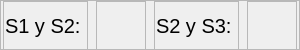
                      <widget class="QFrame" name="frame_25">
                       <property name="minimumSize">
                        <size>
                         <width>300</width>
                         <height>50</height>
                        </size>
                       </property>
                       <property name="maximumSize">
                        <size>
                         <width>300</width>
                         <height>50</height>
                        </size>
                       </property>
                       <property name="frameShape">
                        <enum>QFrame::StyledPanel</enum>
                       </property>
                       <property name="frameShadow">
                        <enum>QFrame::Raised</enum>
                       </property>
                       <layout class="QGridLayout" name="gridLayout_158">
                        <property name="leftMargin">
                         <number>0</number>
                        </property>
                        <property name="topMargin">
                         <number>0</number>
                        </property>
                        <property name="rightMargin">
                         <number>0</number>
                        </property>
                        <property name="bottomMargin">
                         <number>0</number>
                        </property>
                        <item row="0" column="0">
                         <widget class="QFrame" name="frame_27">
                          <property name="minimumSize">
                           <size>
                            <width>85</width>
                            <height>50</height>
                           </size>
                          </property>
                          <property name="maximumSize">
                           <size>
                            <width>85</width>
                            <height>50</height>
                           </size>
                          </property>
                          <property name="frameShape">
                           <enum>QFrame::StyledPanel</enum>
                          </property>
                          <property name="frameShadow">
                           <enum>QFrame::Raised</enum>
                          </property>
                          <layout class="QGridLayout" name="gridLayout_130">
                           <property name="leftMargin">
                            <number>0</number>
                           </property>
                           <property name="topMargin">
                            <number>0</number>
                           </property>
                           <property name="rightMargin">
                            <number>0</number>
                           </property>
                           <property name="bottomMargin">
                            <number>0</number>
                           </property>
                           <item row="0" column="0">
                            <widget class="QLabel" name="label_32">
                             <property name="minimumSize">
                              <size>
                               <width>80</width>
                               <height>30</height>
                              </size>
                             </property>
                             <property name="maximumSize">
                              <size>
                               <width>80</width>
                               <height>30</height>
                              </size>
                             </property>
                             <property name="styleSheet">
                              <string notr="true">QLabel{
qproperty-alignment: AlignRight;
font-size: 20px;
border: none;
}</string>
                             </property>
                             <property name="text">
                              <string>S1 y S2:</string>
                             </property>
                            </widget>
                           </item>
                          </layout>
                         </widget>
                        </item>
                        <item row="0" column="1">
                         <widget class="QFrame" name="frame_28">
                          <property name="minimumSize">
                           <size>
                            <width>50</width>
                            <height>50</height>
                           </size>
                          </property>
                          <property name="maximumSize">
                           <size>
                            <width>50</width>
                            <height>50</height>
                           </size>
                          </property>
                          <property name="frameShape">
                           <enum>QFrame::StyledPanel</enum>
                          </property>
                          <property name="frameShadow">
                           <enum>QFrame::Raised</enum>
                          </property>
                          <layout class="QHBoxLayout" name="horizontalLayout_6">
                           <property name="spacing">
                            <number>0</number>
                           </property>
                           <property name="leftMargin">
                            <number>0</number>
                           </property>
                           <property name="topMargin">
                            <number>0</number>
                           </property>
                           <property name="rightMargin">
                            <number>0</number>
                           </property>
                           <property name="bottomMargin">
                            <number>0</number>
                           </property>
                           <item>
                            <widget class="QLabel" name="O12_3">
                             <property name="minimumSize">
                              <size>
                               <width>40</width>
                               <height>40</height>
                              </size>
                             </property>
                             <property name="maximumSize">
                              <size>
                               <width>40</width>
                               <height>40</height>
                              </size>
                             </property>
                             <property name="styleSheet">
                              <string notr="true">QLabel{
border: none;
}</string>
                             </property>
                             <property name="text">
                              <string/>
                             </property>
                             <property name="pixmap">
                              <pixmap>../GUI Tesis/Empty.png</pixmap>
                             </property>
                             <property name="scaledContents">
                              <bool>true</bool>
                             </property>
                            </widget>
                           </item>
                          </layout>
                         </widget>
                        </item>
                        <item row="0" column="2">
                         <widget class="QFrame" name="frame_123">
                          <property name="minimumSize">
                           <size>
                            <width>85</width>
                            <height>50</height>
                           </size>
                          </property>
                          <property name="maximumSize">
                           <size>
                            <width>85</width>
                            <height>50</height>
                           </size>
                          </property>
                          <property name="frameShape">
                           <enum>QFrame::StyledPanel</enum>
                          </property>
                          <property name="frameShadow">
                           <enum>QFrame::Raised</enum>
                          </property>
                          <layout class="QGridLayout" name="gridLayout_131">
                           <property name="leftMargin">
                            <number>0</number>
                           </property>
                           <property name="topMargin">
                            <number>0</number>
                           </property>
                           <property name="rightMargin">
                            <number>0</number>
                           </property>
                           <property name="bottomMargin">
                            <number>0</number>
                           </property>
                           <item row="0" column="0">
                            <widget class="QLabel" name="label_134">
                             <property name="minimumSize">
                              <size>
                               <width>80</width>
                               <height>30</height>
                              </size>
                             </property>
                             <property name="maximumSize">
                              <size>
                               <width>80</width>
                               <height>30</height>
                              </size>
                             </property>
                             <property name="styleSheet">
                              <string notr="true">QLabel{
qproperty-alignment: AlignRight;
font-size: 20px;
border: none;
}</string>
                             </property>
                             <property name="text">
                              <string>S2 y S3:</string>
                             </property>
                            </widget>
                           </item>
                          </layout>
                         </widget>
                        </item>
                        <item row="0" column="3">
                         <widget class="QFrame" name="frame_160">
                          <property name="minimumSize">
                           <size>
                            <width>50</width>
                            <height>50</height>
                           </size>
                          </property>
                          <property name="maximumSize">
                           <size>
                            <width>50</width>
                            <height>50</height>
                           </size>
                          </property>
                          <property name="frameShape">
                           <enum>QFrame::StyledPanel</enum>
                          </property>
                          <property name="frameShadow">
                           <enum>QFrame::Raised</enum>
                          </property>
                          <layout class="QHBoxLayout" name="horizontalLayout_21">
                           <property name="spacing">
                            <number>0</number>
                           </property>
                           <property name="leftMargin">
                            <number>0</number>
                           </property>
                           <property name="topMargin">
                            <number>0</number>
                           </property>
                           <property name="rightMargin">
                            <number>0</number>
                           </property>
                           <property name="bottomMargin">
                            <number>0</number>
                           </property>
                           <item>
                            <widget class="QLabel" name="O23_3">
                             <property name="minimumSize">
                              <size>
                               <width>40</width>
                               <height>40</height>
                              </size>
                             </property>
                             <property name="maximumSize">
                              <size>
                               <width>40</width>
                               <height>40</height>
                              </size>
                             </property>
                             <property name="styleSheet">
                              <string notr="true">QLabel{
border: none;
}</string>
                             </property>
                             <property name="text">
                              <string/>
                             </property>
                             <property name="pixmap">
                              <pixmap>../GUI Tesis/Empty.png</pixmap>
                             </property>
                             <property name="scaledContents">
                              <bool>true</bool>
                             </property>
                            </widget>
                           </item>
                          </layout>
                         </widget>
                        </item>
                       </layout>
                      </widget>
